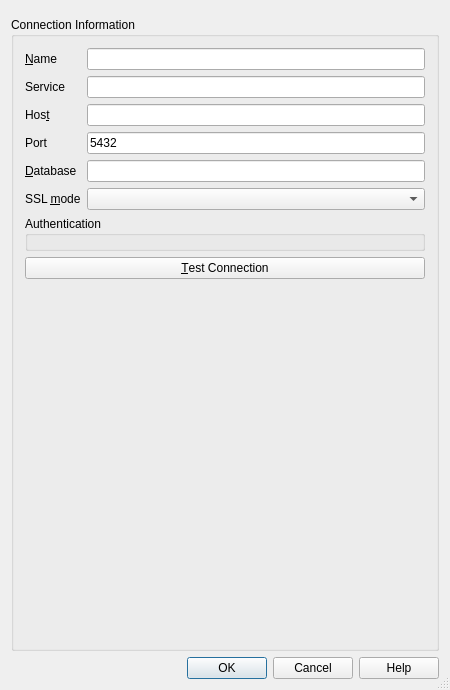
<?xml version="1.0" encoding="UTF-8"?>
<ui version="4.0">
 <class>QgsPgNewConnectionBase</class>
 <widget class="QDialog" name="QgsPgNewConnectionBase">
  <property name="geometry">
   <rect>
    <x>0</x>
    <y>0</y>
    <width>450</width>
    <height>690</height>
   </rect>
  </property>
  <property name="sizePolicy">
   <sizepolicy hsizetype="MinimumExpanding" vsizetype="MinimumExpanding">
    <horstretch>0</horstretch>
    <verstretch>0</verstretch>
   </sizepolicy>
  </property>
  <property name="minimumSize">
   <size>
    <width>450</width>
    <height>690</height>
   </size>
  </property>
  <property name="windowTitle">
   <string>PostGIS Toolbox - Create a New PostGIS Connection</string>
  </property>
  <property name="sizeGripEnabled">
   <bool>true</bool>
  </property>
  <property name="modal">
   <bool>true</bool>
  </property>
  <layout class="QVBoxLayout" name="verticalLayout_2">
   <item>
    <widget class="QgsMessageBar" name="bar" native="true"/>
   </item>
   <item>
    <widget class="QGroupBox" name="GroupBox1">
     <property name="title">
      <string>Connection Information</string>
     </property>
     <layout class="QVBoxLayout" name="verticalLayout">
      <item>
       <layout class="QGridLayout" name="gridLayout_2">
        <item row="5" column="0">
         <widget class="QLabel" name="TextLabel3_3">
          <property name="text">
           <string>SSL &amp;mode</string>
          </property>
          <property name="buddy">
           <cstring>ssl_mode_combo</cstring>
          </property>
         </widget>
        </item>
        <item row="3" column="1">
         <widget class="QLineEdit" name="port_lineEdit">
          <property name="text">
           <string>5432</string>
          </property>
          <property name="placeholderText">
           <string>5432</string>
          </property>
         </widget>
        </item>
        <item row="0" column="1">
         <widget class="QLineEdit" name="conn_name_lineEdit">
          <property name="toolTip">
           <string>Name of the new connection</string>
          </property>
         </widget>
        </item>
        <item row="1" column="1">
         <widget class="QLineEdit" name="service_name_lineEdit"/>
        </item>
        <item row="2" column="0">
         <widget class="QLabel" name="TextLabel1">
          <property name="text">
           <string>Hos&amp;t</string>
          </property>
          <property name="buddy">
           <cstring>host_name_lineEdit</cstring>
          </property>
         </widget>
        </item>
        <item row="2" column="1">
         <widget class="QLineEdit" name="host_name_lineEdit"/>
        </item>
        <item row="0" column="0">
         <widget class="QLabel" name="TextLabel1_2">
          <property name="text">
           <string>&amp;Name</string>
          </property>
          <property name="buddy">
           <cstring>conn_name_lineEdit</cstring>
          </property>
         </widget>
        </item>
        <item row="4" column="0">
         <widget class="QLabel" name="TextLabel2">
          <property name="text">
           <string>&amp;Database</string>
          </property>
          <property name="buddy">
           <cstring>database_lineEdit</cstring>
          </property>
         </widget>
        </item>
        <item row="4" column="1">
         <widget class="QLineEdit" name="database_lineEdit"/>
        </item>
        <item row="1" column="0">
         <widget class="QLabel" name="label">
          <property name="text">
           <string>Service</string>
          </property>
          <property name="buddy">
           <cstring>service_name_lineEdit</cstring>
          </property>
         </widget>
        </item>
        <item row="5" column="1">
         <widget class="QComboBox" name="ssl_mode_combo"/>
        </item>
        <item row="3" column="0">
         <widget class="QLabel" name="TextLabel2_2">
          <property name="text">
           <string>Port</string>
          </property>
          <property name="buddy">
           <cstring>port_lineEdit</cstring>
          </property>
         </widget>
        </item>
       </layout>
      </item>
      <item>
       <widget class="QGroupBox" name="mAuthGroupBox">
        <property name="title">
         <string>Authentication</string>
        </property>
        <layout class="QGridLayout" name="gridLayout">
         <property name="leftMargin">
          <number>6</number>
         </property>
         <property name="topMargin">
          <number>6</number>
         </property>
         <property name="rightMargin">
          <number>6</number>
         </property>
         <property name="bottomMargin">
          <number>6</number>
         </property>
         <item row="0" column="0">
          <widget class="QgsAuthSettingsWidget" name="settings_widget" native="true"/>
         </item>
        </layout>
       </widget>
      </item>
      <item>
       <widget class="QPushButton" name="btnConnect">
        <property name="text">
         <string>&amp;Test Connection</string>
        </property>
       </widget>
      </item>
      <item>
       <spacer name="verticalSpacer">
        <property name="orientation">
         <enum>Qt::Vertical</enum>
        </property>
        <property name="sizeHint" stdset="0">
         <size>
          <width>20</width>
          <height>0</height>
         </size>
        </property>
       </spacer>
      </item>
     </layout>
    </widget>
   </item>
   <item>
    <widget class="QDialogButtonBox" name="buttonBox">
     <property name="standardButtons">
      <set>QDialogButtonBox::Cancel|QDialogButtonBox::Help|QDialogButtonBox::Ok</set>
     </property>
    </widget>
   </item>
  </layout>
 </widget>
 <layoutdefault spacing="6" margin="11"/>
 <customwidgets>
  <customwidget>
   <class>QgsAuthSettingsWidget</class>
   <extends>QWidget</extends>
   <header>qgsauthsettingswidget.h</header>
   <container>1</container>
  </customwidget>
  <customwidget>
   <class>QgsMessageBar</class>
   <extends>QWidget</extends>
   <header>qgsmessagebar.h</header>
   <container>1</container>
  </customwidget>
 </customwidgets>
 <tabstops>
  <tabstop>conn_name_lineEdit</tabstop>
  <tabstop>service_name_lineEdit</tabstop>
  <tabstop>host_name_lineEdit</tabstop>
  <tabstop>port_lineEdit</tabstop>
  <tabstop>database_lineEdit</tabstop>
  <tabstop>ssl_mode_combo</tabstop>
  <tabstop>btnConnect</tabstop>
 </tabstops>
 <resources/>
 <connections>
  <connection>
   <sender>buttonBox</sender>
   <signal>rejected()</signal>
   <receiver>QgsPgNewConnectionBase</receiver>
   <slot>reject()</slot>
   <hints>
    <hint type="sourcelabel">
     <x>313</x>
     <y>501</y>
    </hint>
    <hint type="destinationlabel">
     <x>451</x>
     <y>312</y>
    </hint>
   </hints>
  </connection>
  <connection>
   <sender>buttonBox</sender>
   <signal>accepted()</signal>
   <receiver>QgsPgNewConnectionBase</receiver>
   <slot>accept()</slot>
   <hints>
    <hint type="sourcelabel">
     <x>395</x>
     <y>501</y>
    </hint>
    <hint type="destinationlabel">
     <x>450</x>
     <y>287</y>
    </hint>
   </hints>
  </connection>
 </connections>
</ui>
